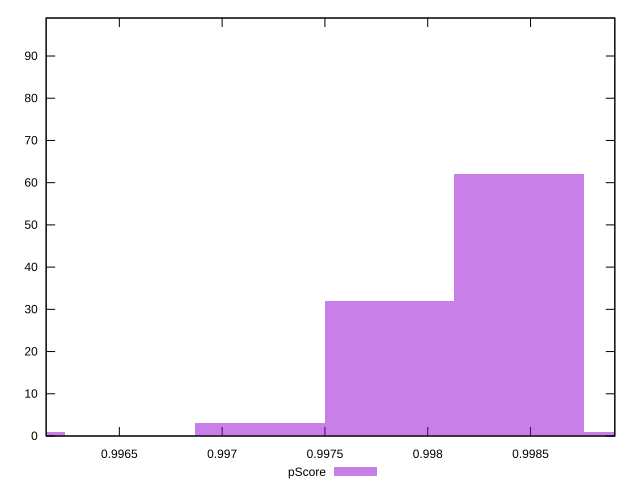

gnuplot code for this plot:
reset

$pScore <<EOF
0.9984452700210744 62
0.9978141415318069 32
0.9971830130425395 3
0.9959207560640047 1
0.9990763985103418 1
EOF

set key outside below
set boxwidth 0.0006311284892674301
set xrange [0.9961439391793594:0.9989100961396853]
set yrange [0:99]
set trange [0:99]
set style fill transparent solid 0.5 noborder
set terminal svg size 640, 490 enhanced background rgb 'white'
set output "reports/report_00030_2021-02-24T20-42-31.540Z/mainthread-work-breakdown/samples/card/pScore/histogram.svg"

plot $pScore title "pScore" with boxes

reset
